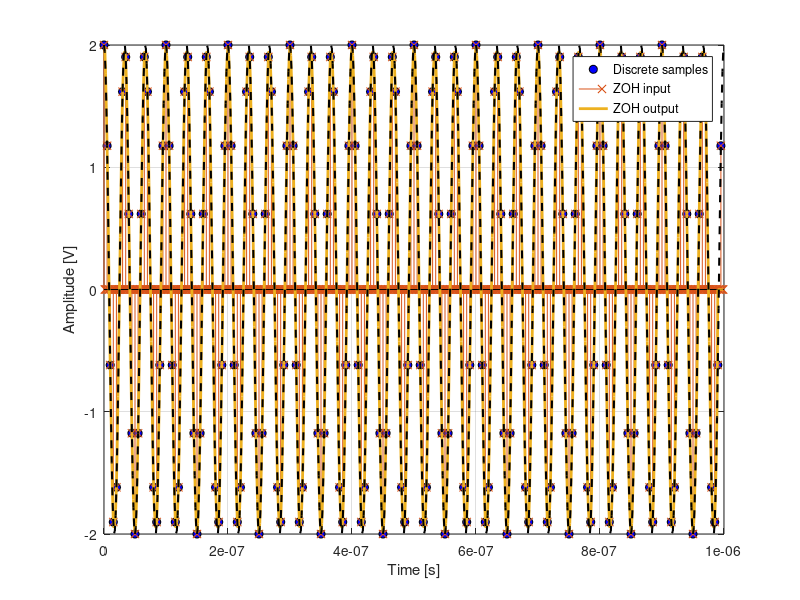

Reproduce this figure in MATLAB. (Note: this script raises an error after producing the figure.)
clear all
close all

%% Ejemplo
% generar un tono en un procesador digital (la frecuencia del tono esta expresada en [0,pi])
% Modelar un DAC para transformar el tono discreto en un señal de tiempo
% continuo. La frecuencia de muestreo del DAC es 200MHz. 

fs = 200e6; % DAC sampling rate
NOS = 4; % Oversampling factor para emular "tiempo continuo"

fch=NOS*fs; % Frecuencia del dominio de tiempo continuo
Tch=1/fch;
Ts=1/fs;

Nsamples = 200; % Numero de muestras para del tono
omega_0 = 0.3*pi; % Corresponde a w0=0.1*pi*fs --> f0 = 0.1*fs/2;
A0=2;
tone0_disc = A0*cos(omega_0.*(0:Nsamples-1));
%omega_1 = 0.2*pi;
%tone1_disc =   2*cos(omega_1.*(0:Nsamples-1));
%x_disc = tone0_disc+tone1_disc;
x_disc = tone0_disc;

% Genero una señal de referencia que es el tono que "en tiempo continuo"
tline_continuo=(0:Nsamples*NOS-1).*Tch;
tone_ref = A0*cos(omega_0*fs.*tline_continuo');

% Modelo del DAC
% Un DAC consiste en "retener" un voltage constante para cada muestra que
% ingresa en el dominio discreto. Esto se puede hacer un filtro llamado
% "retenedor de orden cero" o Zero Order Hold (ZOH). Es un filtro cuya
% respuesta al impulso es un pulso de duracion Ts

% Opcion 1: retenedor de orden 0
% Si Ts = NOS*Tch, entonces el filtro es un pulso rectangular de NOS
% muestras
%dac_filter = ones(1,NOS); grpd=0;

% Opcion 2: retenedor de orden 1 (interp lineal)
dac_filter=1/NOS*conv(ones(1,NOS),ones(1,NOS)); grpd=NOS-1;

% Opcion 3: Reconstruccion ideal
nfilt=-1000:1000; dac_filter = sinc(nfilt/Ts*Tch); grpd = grpdelay(dac_filter);grpd =grpd(1);

% opcion 4: Filtro FIR custom
Nord=16; dac_filter=NOS*fir1(Nord,fs/fch); grpd=Nord/2;



% TAREA: calcular la respuesta en frecuencia de un ZOH

% El ZOH esta funcionando a una tasa NOS veces la señal discreta
% Entonces, lo primero que hay que hacer es "sobremuestrear" la señal
% discreta para ajustar su tasa de muestreo a la misma tasa que el filtro
% retenedor
x_up = upsample(x_disc, NOS); % Agrega NOS-1 ceros entre cada muestra

% Finalmente, filtro
x_tc1 = filter(dac_filter,1,x_up);
x_tc = [x_tc1(grpd+1:end) zeros(1, grpd)];

% Plot en tiempo
figure
tline_disc = (0:Nsamples-1).*Ts;
tline_cont = (0:Nsamples*NOS-1).*Tch;
plot(tline_disc, x_disc,'o','MarkerSize',6,'MarkerFaceColor','b','MarkerEdgeColor','k');
hold all
stem(tline_cont, x_up,'x');
plot(tline_cont, x_tc,'-', 'LineWidth',2);
plot(tline_cont, tone_ref,'--k', 'LineWidth',1.5);

xlabel('Time [s]')
ylabel('Amplitude [V]')
grid on
legend("Discrete samples", "ZOH input","ZOH output")

%%
% Plot en frecuencia
NFFT = 256*1024;
fvec_tc = (0:NFFT-1)/NFFT*fch;
fvec_td = (0:NFFT-1)/NFFT*fs;

W0 = hamming(length(x_disc))';
W1 = hamming(length(x_up))';
Ns = length(x_disc);
spect_disc = 1/Ns*abs(fft(W0.*x_disc, NFFT));
spect_x_up = 1/Ns*abs(fft(W1.*x_up, NFFT));
spect_tc =   1/Ns*1/NOS*abs(fft(W1.*x_tc, NFFT));
dac_response = abs(fft(dac_filter,NFFT));

figure
subplot 311
plot(fvec_td(1:NFFT/2), spect_disc(1:NFFT/2),'-b','LineWidth',2.5);
hold all
grid on
xlabel('Frequency [Hz]');
ylabel('Amplitude [V]');
legend('Discrete sequence spectrum');

subplot 312
plot(fvec_tc(1:NFFT/2), spect_x_up(1:NFFT/2),'-b','LineWidth',3);
hold all
plot(fvec_tc(1:NFFT/2), dac_response(1:NFFT/2)/dac_response(1),'--k','LineWidth',2);
grid on
xlabel('Frequency [Hz]');
ylabel('Amplitude [V]');
legend('Upsampled discrete sequence', 'DAC Filter response');

subplot 313
plot(fvec_tc(1:NFFT/2), spect_tc(1:NFFT/2),'-b','LineWidth',3);
grid on
xlabel('Frequency [Hz]');
ylabel('Amplitude [V]');
legend('Cont. time signal' );


